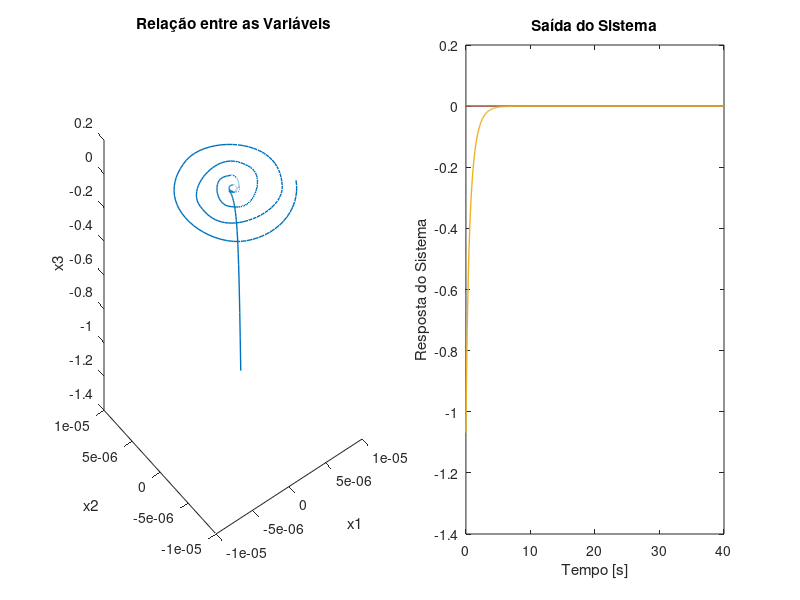

The MATLAB script that drew this image:
%format long
function Problema2Ex4
    clc; clear all; warning off;
    x0 = [0.5; -2.0; -2.0]; % chute inicial
    %[x,fval] = fminsearch(@Problema2Ex4Otimizacao,x0)
    [x,fval, exitflag, output] = fminunc(@Problema2Ex4Otimizacao,x0)
    fprintf('fval: %d\n', fval);
    fprintf('saida %d\n', exitflag);
    disp('dados saida:');
    disp(output)
    disp('saida');
    disp(x);
end

function [fval] = Problema2Ex4Otimizacao(X)
    ti = 0; % tempo inicial
    tf = 40; % tempo final
    dt = 0.1; % derivada de t
    tpo= ti:dt:tf; % vetor tempo
    x0 = X;
    [t,x]=ode45(@exemplo01,tpo,x0); %metodo de Ruge-Kutta
    x1 = x(:,1);
    x2 = x(:,2);
    x3 = x(:,3);
    
    
    aval1 = (max(x1) - min(x1))*100;
    aval2 = (max(x2) - min(x2))*100;
    aval3 = (max(x3) - min(x3))*100;
    fval = aval1 + aval2 + aval3;    
    
    %plot(t,x1,'r'); % representação do estado em função do tempo
    %hold on;
    %plot(t,x2,'k');
    %plot(t,x3,'b');
    
    %========================Graficos==========================
    figure(1)
    pause(0.1);
    clf(1)
    subplot(1,2,1)
    plot3(x1,x2, x3, 'LineWidth',1);
    hold on;
    title('Relação entre as Variáveis');
    xlabel('x1'); 
    ylabel('x2');
    zlabel('x3');
    hold off;

    hold on;
    subplot(1,2,2);
    plot(t,x, 'LineWidth',1);
    title('Saída do Sistema');
    xlabel('Tempo [s]'); 
    ylabel('Resposta do Sistema');
    hold off;

end

function [xdot] = exemplo01(t,x) %Função
    xdot = zeros(size(x,1),1);
    xdot(1)=-x(2)+x(1)*x(3);
    xdot(2)=x(1)+x(2)*x(3);
    xdot(3)=-x(3)-x(1)^2+x(3)^2;
end